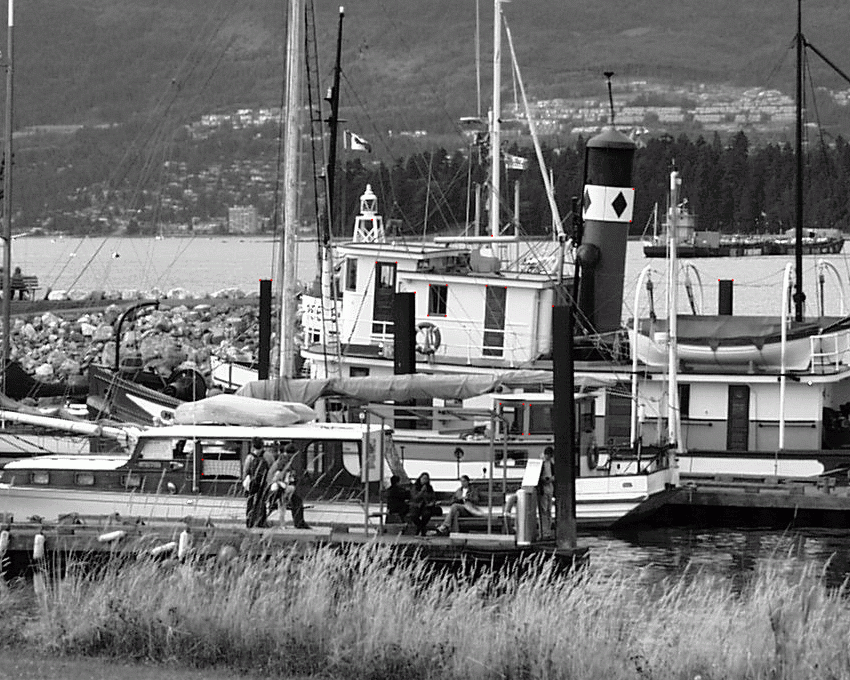
#> input picture lab6/boat1.png, 850 x 680 px
$ jupyter execute Lab6_1.ipynb
#> lines starting #> are read from the running program, lines starting #| are printed output that depends on the picture
[cell 1]
import os
import numpy as np
import matplotlib.pyplot as plt
import math
import cv2

[cell 2]
img1 = cv2.imread('boat1.png')
#> img1 is the input picture: shape (680, 850, 3); mean B, G, R 114.6, 114.5, 114.6
img2 = cv2.imread('boat2.png')
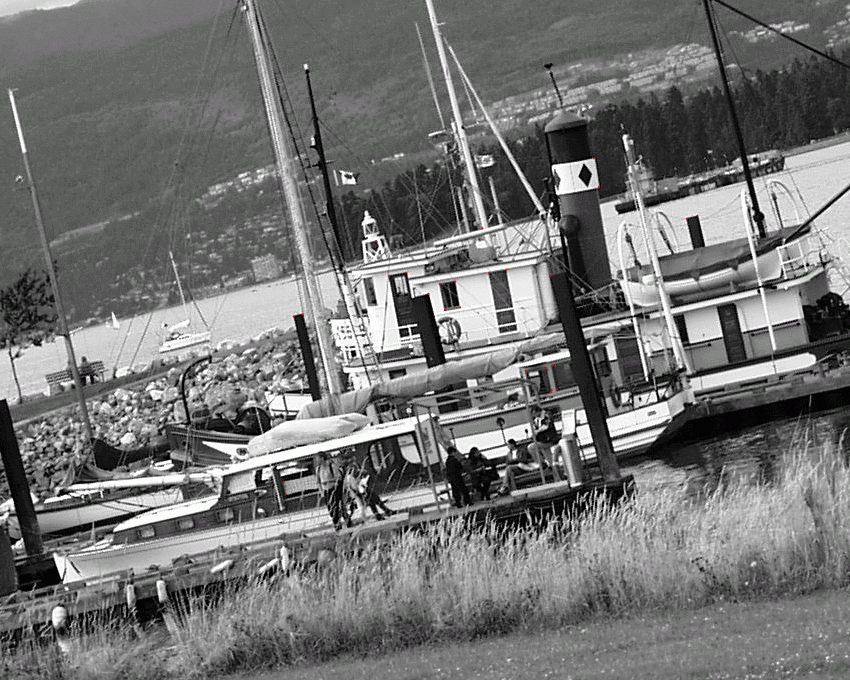
#> input picture lab6/boat2.png, 850 x 680 px
#> img2 is the input picture: shape (680, 850, 3); mean B, G, R 115.4, 115.6, 115.4
plt.figure(figsize=(10, 5))
plt.subplot(1, 2, 1)
plt.imshow(cv2.cvtColor(img1, cv2.COLOR_BGR2RGB))
plt.axis('off')
plt.title('Riginal Image')
plt.subplot(1, 2, 2)
plt.imshow(cv2.cvtColor(img2, cv2.COLOR_BGR2RGB))
plt.title('titled image')
plt.axis('off')
plt.show()
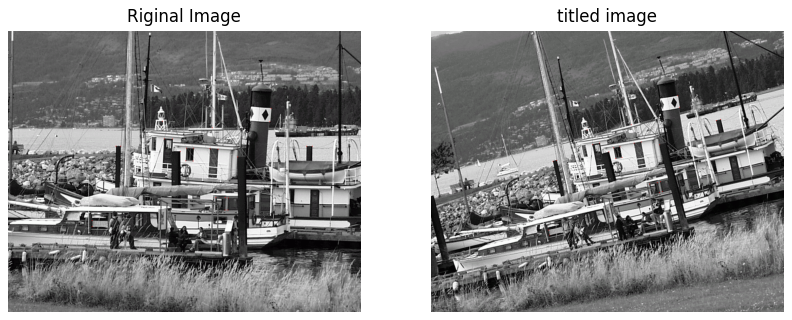
#> figure drawn by matplotlib, 2 panels


# Step 3: Convert images to grayscale
imgGray_1 = cv2.cvtColor(img1, cv2.COLOR_BGR2GRAY)
imgGray_2 = cv2.cvtColor(img2, cv2.COLOR_BGR2GRAY)

Here we now use the SIFT detect the keypoints .Instead of using Surf as OpenCv doesnt have this library we use SIFT(scal-invariant Feature transform). example pick from the opencv library :https://docs.opencv.org/4.x/da/df5/tutorial_py_sift_intro.html

[cell 3]
sift = cv2.SIFT_create() #instead of using Surf as OpenCv doesnt have this library we use SIFT(scal-invariant Feature transform)
kp1, des1 = sift.detectAndCompute(imgGray_1, None) # these lines create a list of keypoints(kp) and des is a numoy array , Each row in des1 is a descriptor vector corresponding to a keypoint in kp1
#> kp1 = 8884 keypoints; strongest (x, y, size): (485, 470, 2.5), (316, 337, 4.1), (618, 466, 2.4), (553, 499, 2.2)
kp2, des2 = sift.detectAndCompute(imgGray_2, None)#
#> kp2 = 8480 keypoints; strongest (x, y, size): (552, 204, 2.5), (640, 399, 1.9), (647, 379, 2.1), (415, 325, 2)

# Step 5: Show detected features
img1_with_kp = cv2.drawKeypoints(imgGray_1, kp1, None, flags=cv2.DRAW_MATCHES_FLAGS_DRAW_RICH_KEYPOINTS) # insert those keypoints in the drawings
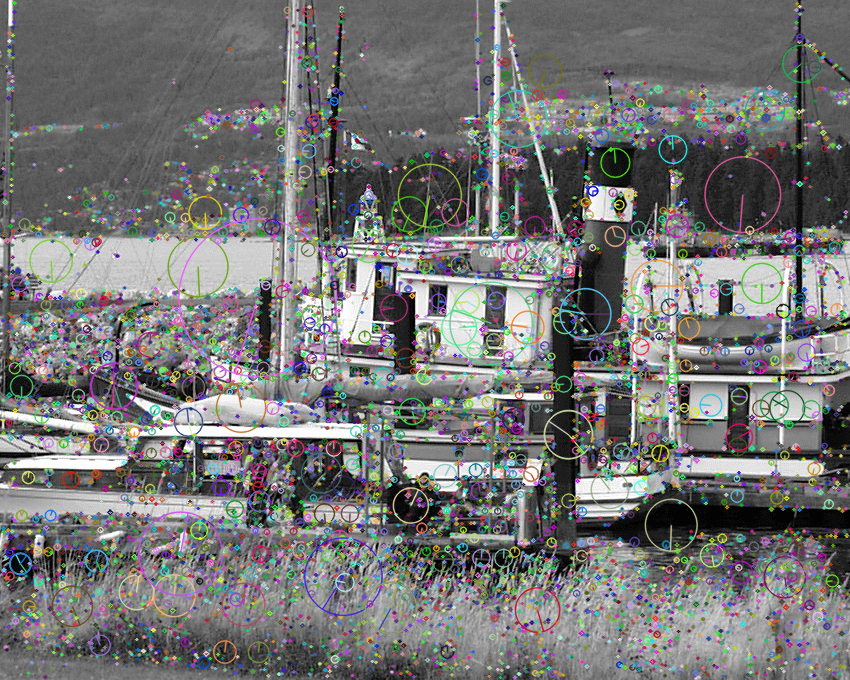
#> img1_with_kp: shape (680, 850, 3); mean of channels 0, 1, 2 116, 116.4, 116.4; drawn as B, G, R
img2_with_kp = cv2.drawKeypoints(imgGray_2, kp2, None, flags=cv2.DRAW_MATCHES_FLAGS_DRAW_RICH_KEYPOINTS)
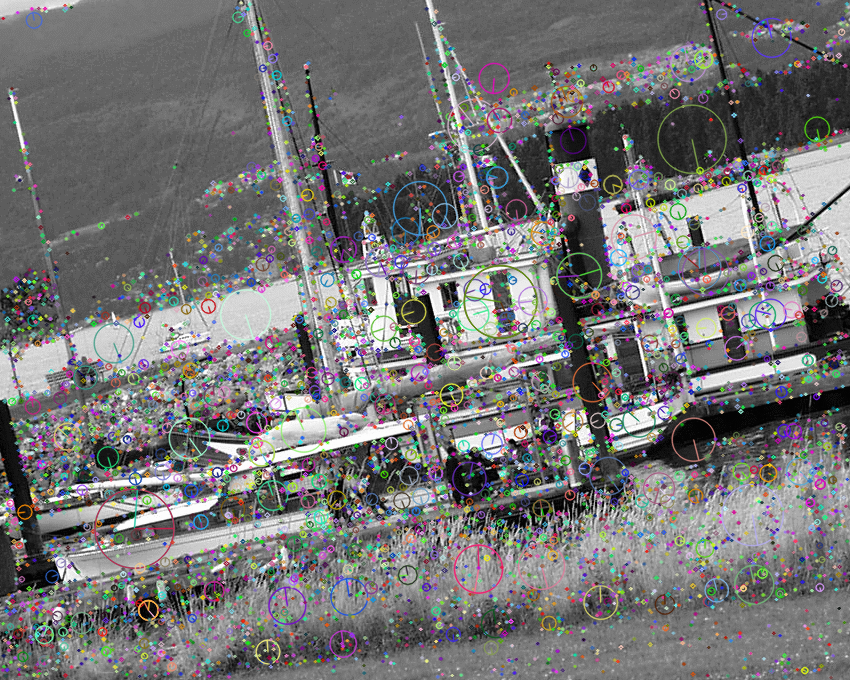
#> img2_with_kp: shape (680, 850, 3); mean of channels 0, 1, 2 116.8, 116.4, 116.8; drawn as B, G, R

plt.figure(figsize=(10, 5))
plt.subplot(1, 2, 1)
plt.imshow(img1_with_kp)
plt.title('Original with SIFT features')
plt.axis('off')
plt.subplot(1, 2, 2)
plt.imshow(img2_with_kp)
plt.title('titled image with SIFT features')
plt.axis('off')
plt.show()

Now with the Sift features, we will use Brute-Force matcher is simple. It takes the descriptor of one feature in first set and is matched with all other features in second set using some distance calculation. And the closest one is returned. In order to have lines of matches as shown on this link :https://docs.opencv.org/3.4/dc/dc3/tutorial_py_matcher.html

[cell 4]
bf = cv2.BFMatcher()
matches = bf.match(des1, des2)
#> matches = 8884 matches
matches = sorted(matches, key=lambda x: x.distance)

# Step 7: Show matched features
match_img = cv2.drawMatches(imgGray_1, kp1, imgGray_2, kp2, matches[:10], None, flags=cv2.DrawMatchesFlags_NOT_DRAW_SINGLE_POINTS)
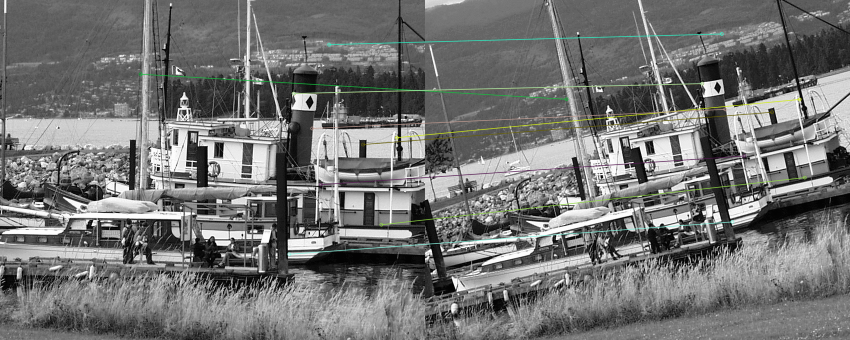
#> match_img: shape (680, 1700, 3) (shown at 1/2 size); mean of channels 0, 1, 2 115, 115.7, 115.2; drawn as B, G, R
plt.figure(figsize=(10, 5))
plt.imshow(match_img)
plt.title('Top 10 matched features')

plt.show()

[cell 5]
k = 0  # Index of matched feature to plot
plt.figure(figsize=(10, 5))
plt.plot(des1[matches[k].queryIdx], 'b')# is an index into one set of keypoints 1
plt.plot(des2[matches[k].trainIdx], 'r') #s an index into the set of keypoints 2
plt.title('Matched feature descriptors')
plt.legend(['Original Image', 'Titled image'])
plt.axis('off')
plt.show()
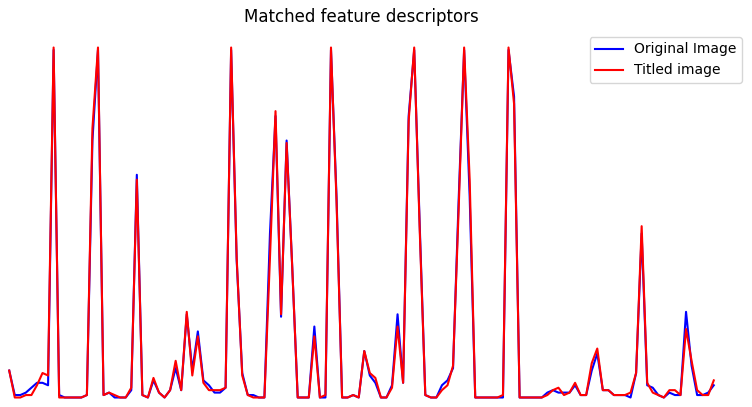
#> figure drawn by matplotlib, 1 panel

[cell 6]
# https://answers.opencv.org/question/122802/how-to-convert-keypoints-to-an-argument-for-findhomography/
# https://docs.opencv.org/4.x/d1/d89/tutorial_py_orb.html


#Match the points of both the drawings to be resize

points1 = np.float32([kp1[m.queryIdx].pt for m in matches]).reshape(-1, 1, 2)
points2 = np.float32([kp2[m.trainIdx].pt for m in matches]).reshape(-1, 1, 2)

# Estimate transformation
homography, _ = cv2.findHomography(points2, points1, cv2.RANSAC)
#> homography = [[1.1, -0.276, 25.13], [0.272, 1.1, -146.2], [-1.23e-06, 7.58e-07, 1]]

output_view = cv2.warpPerspective(np.zeros_like(imgGray_1), homography, (imgGray_1.shape[1], imgGray_1.shape[0]))
#> output_view: shape (680, 850); every value is 0

img_warped_2 = cv2.warpPerspective(img2, homography, (output_view.shape[1], output_view.shape[0]))
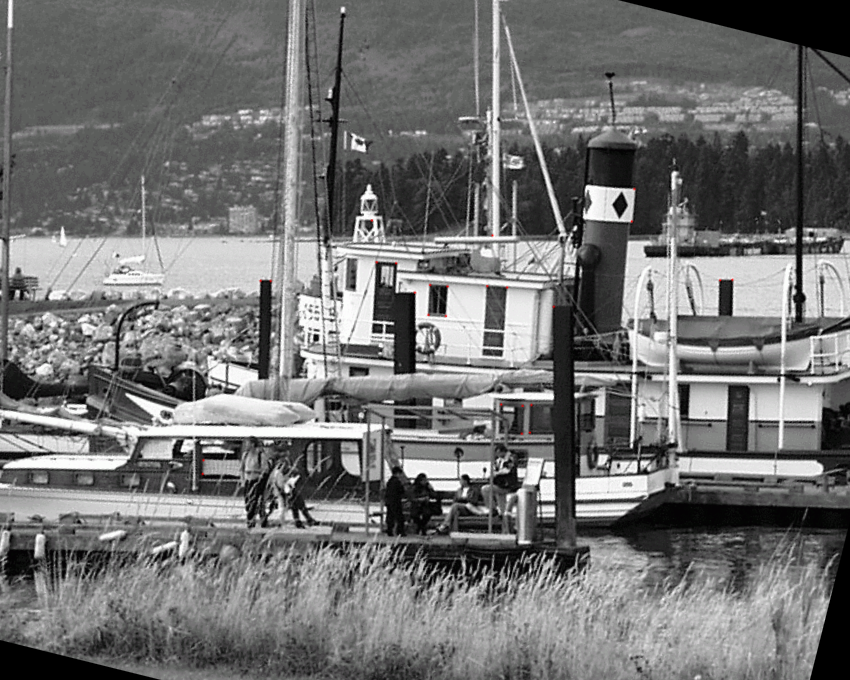
#> img_warped_2: shape (680, 850, 3); mean B, G, R 114.5, 114.7, 114.6

plt.imshow(img_warped_2)
plt.title('warpeddd')
plt.show()
plt.axis("off")

[cell 7]
# https://docs.opencv.org/3.4/d2/de8/group__core__array.html#gafafb2513349db3bcff51f54ee5592a19


result = cv2.addWeighted(img1, 0.5, img_warped_2, 0.5, 0)
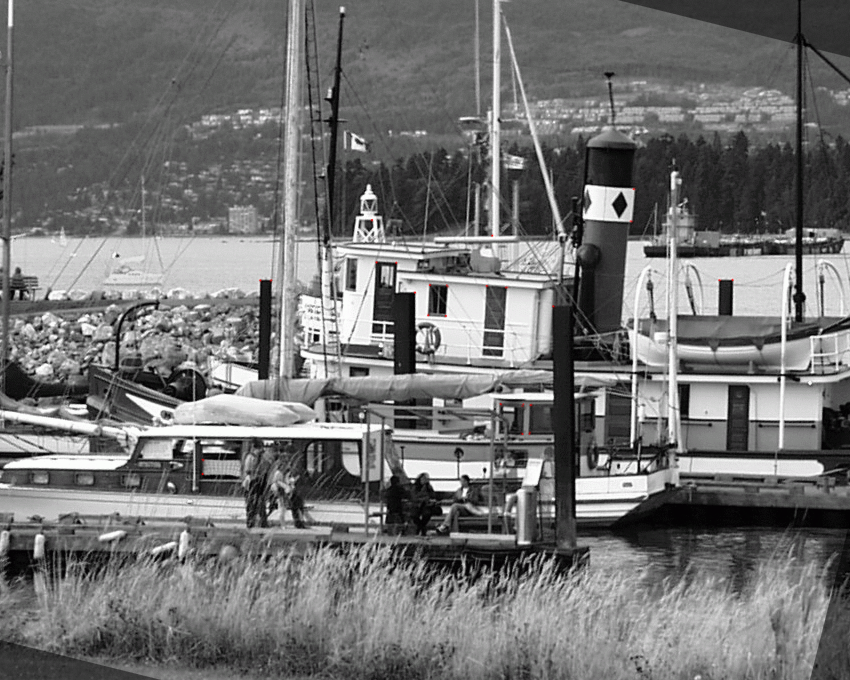
#> result: shape (680, 850, 3); mean B, G, R 114.5, 114.6, 114.6

plt.imshow(result),plt.title('overlayyyyy')
plt.show()
plt.axis('off')
